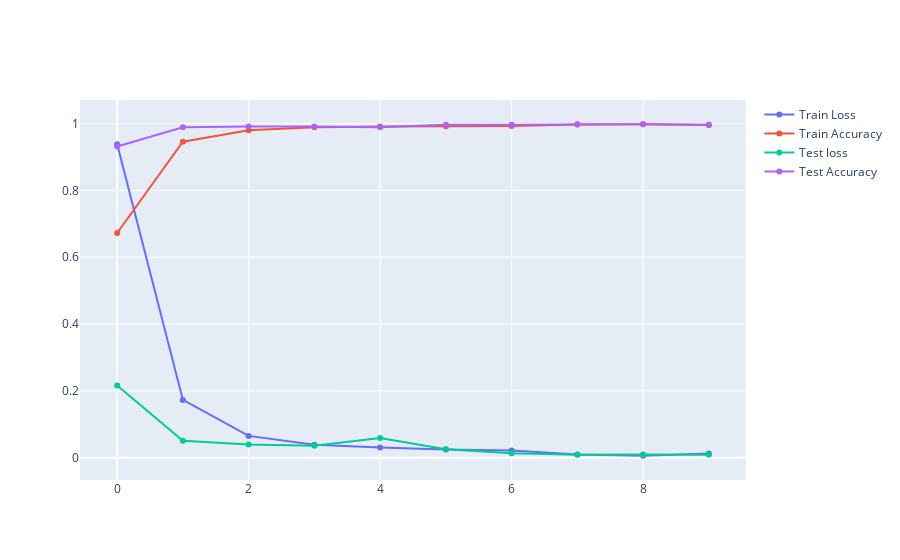

Notebook code cell kept with this figure:
### Code cell
import pandas as pd
import plotly.graph_objects as go
hist = pd.DataFrame(data= history.history)
fig = go.Figure()
fig.add_trace(go.Scatter(x = hist.index, y = hist.loss.values,
                    mode='lines+markers',
                    name='Train Loss'))
fig.add_trace(go.Scatter(x = hist.index, y = hist.accuracy.values,
                    mode='lines+markers',
                    name='Train Accuracy'))
fig.add_trace(go.Scatter(x = hist.index, y = hist.val_loss.values,
                    mode='lines+markers', name='Test loss'))
fig.add_trace(go.Scatter(x = hist.index, y = hist.val_accuracy.values,
                    mode='lines+markers', name='Test Accuracy'))
fig.show()

### Figure 1 — Plotly figure (JSON) as saved in the notebook; plotly's stock layout.template omitted (floating-point values rounded to 4 significant figures)
{"data": [{"mode": "lines+markers", "name": "Train Loss", "type": "scatter", "x": [0, 1, 2, 3, 4, 5, 6, 7, 8, 9], "y": [0.9384, 0.173, 0.06519, 0.0385, 0.03063, 0.02476, 0.0218, 0.009212, 0.005819, 0.01248]}, {"mode": "lines+markers", "name": "Train Accuracy", "type": "scatter", "x": [0, 1, 2, 3, 4, 5, 6, 7, 8, 9], "y": [0.6726, 0.946, 0.9804, 0.9894, 0.9914, 0.9923, 0.9932, 0.9974, 0.9981, 0.9959]}, {"mode": "lines+markers", "name": "Test loss", "type": "scatter", "x": [0, 1, 2, 3, 4, 5, 6, 7, 8, 9], "y": [0.2162, 0.05048, 0.03963, 0.03593, 0.05888, 0.02536, 0.01305, 0.008656, 0.009124, 0.008665]}, {"mode": "lines+markers", "name": "Test Accuracy", "type": "scatter", "x": [0, 1, 2, 3, 4, 5, 6, 7, 8, 9], "y": [0.9317, 0.9895, 0.9911, 0.9918, 0.989, 0.9967, 0.997, 0.9981, 0.9981, 0.997]}], "layout": {"autosize": true, "hovermode": "x", "xaxis": {"autorange": false, "range": [-0.5652, 9.565], "showspikes": false, "type": "linear"}, "yaxis": {"autorange": false, "range": [-0.06687, 1.071], "showspikes": false, "type": "linear"}}}
